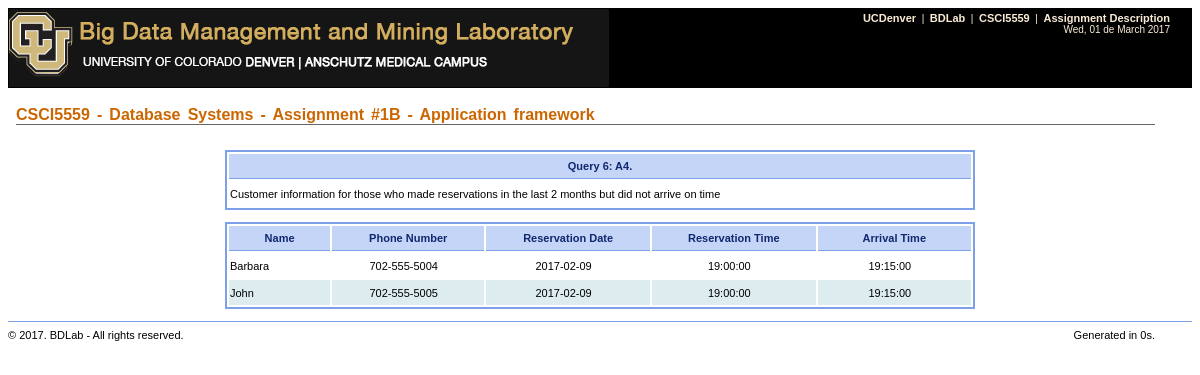
Screenshot of /query.php?queryId=6 with the database file from the repository.
### tables this page shows
CREATE TABLE Reservation (
	reservationDateTime TIMESTAMP,
	reservationId INTEGER,
	phone VARCHAR(20),
	address VARCHAR(250),
	tableNumber INTEGER,
	arrivalTime TIME,

	PRIMARY KEY (reservationId),
	FOREIGN KEY (phone)
		REFERENCES Customer(phone),
	FOREIGN KEY (address, tableNumber)
		REFERENCES DinnerTable(address, tableNumber)
);

CREATE TABLE Customer (
	name VARCHAR(150),
	phone VARCHAR(20),

	PRIMARY KEY (phone)
);

### query.php (the view, shortened to what this page needs)
<html>
<head>
	<link href="./styles.css"	 	rel="stylesheet" type="text/css">
</head>
<body>
	<?php include ('./header.php'); ?>
	<table width="100%" border="0" cellspacing="0" cellpadding="0">
		<tr>
			<td>
				<table height="50px" width="99%" border="0" cellpadding="3" cellspacing="5">
				<tr>
					<td style='width:100%; text-align:left;'> <h1>CSCI5559 - Database Systems - Assignment #1B - Application framework</h1></td>
				</tr>
				</table>
			<br>
			</td>
		</tr>
	</table>
<?php
include("./dbConnection.php");
if (isset($_GET["queryId"])	)	{ $QUERY_ID = intval($_GET["queryId"]); 	 }		else {	$QUERY_ID =-1;	}
switch ($QUERY_ID) {
	case 6:
		$tr_id=0; $tr_class='class="bckMngrtrOdd"';
		echo "<table  style='margin: auto;width:750px;' class='disponibilidad'>
				<tr class='bckMngr'><th class='bckMngr'>Query 6: A4.</th></tr>
				<tr class='bckMngr'><td class='bckMngr'>Customer information for those who made reservations in the last 2 months but did not
					arrive on time</td></tr>
			  </table><br>";
		try {
			$queryText = "SELECT Customer.name, Customer.phone, DATE(reservationDateTime) AS rd, TIME(reservationDateTime) AS rt, arrivalTime
				FROM dba.Reservation, dba.Customer
				WHERE Reservation.phone=Customer.phone
					AND Reservation.reservationDateTime>DATE_ADD(NOW(), INTERVAL -2 MONTH)
					AND Reservation.arrivalTime>TIME(Reservation.reservationDateTime);";
			$resultSet = $mysql->prepare($queryText);
			$resultSet->execute(array());
			echo "<table  style='margin: auto;width:750px;' class='disponibilidad'>";
			echo '<thead>' ;
			echo 	'<tr class="bckMngr">';
			echo 	'<th class="bckMngr" style="width:150px;">Name</th>';
			echo 	'<th class="bckMngr" style="width:260px;">Phone Number</th>';
			echo 	'<th class="bckMngr" style="width:260px;">Reservation Date</th>';
			echo 	'<th class="bckMngr" style="width:260px;">Reservation Time</th>';
			echo 	'<th class="bckMngr" style="width:260px;">Arrival Time</th>';
			echo '</thead>';
			echo "<tbody>";
			while($row  = $resultSet->fetch(PDO::FETCH_ASSOC)){
				if ($tr_id == 0){$tr_class='class="bckMngrtrEven"'; $tr_id=1;} 		else {$tr_class='class="bckMngrtrOdd"' ; $tr_id=0;}
				echo '<tr '.$tr_class.'>';
					echo '<td class="bckMngr" style="text-align:left;width:150px;">'.$row['name'].'</td>';
					echo '<td class="bckMngr" style="text-align:center;width:150px;">'.$row['phone'].'</td>';
					echo '<td class="bckMngr" style="text-align:center;width:150px;">'.$row['rd'].'</td>';
					echo '<td class="bckMngr" style="text-align:center;width:150px;">'.$row['rt'].'</td>';
					echo '<td class="bckMngr" style="text-align:center;width:150px;">'.$row['arrivalTime'].'</td>';
				echo '</tr>';
			}
			echo "</tbody>";
			echo "</table>";
		}
		catch (PDOException $e){
			reportErrorAndDie($e->getCode(), "SQL Exception:". $e->getMessage() );
		}
	break;
}
echo "<br>";
include ("./copyright.php");
?>
</body>
</html>

### styles.css (style rules this page uses)
th { font-family: Verdana, Arial, Helvetica, sans-serif; font-size: 11px; font-weight: bold; background-color: #C5D5F7; text-align: left; color: #10286F; padding:3px; border-bottom:1px solid #7EA0E9; }
h1 { font-family: Arial, Helvetica, sans-serif; font-size: 16px; color: #CC6600; font-weight: bold; border-bottom: 1px solid #666666; word-spacing: 2pt; margin: 0px; margin-top:2px; padding: 3px 0px 0px 0px; }
td { font: 11px Verdana, Arial, Helvetica, sans-serif; color: #000000; }
body { font: 11px Verdana, Arial, Helvetica, sans-serif; }
th, td { height:25px; }
th { font-family: Verdana, Arial, Helvetica, sans-serif; font-size: 11px; font-weight: bold; background-color: #C5D5F7; text-align: left; color: #10286F; padding:5px; border-bottom:1px solid #7EA0E9; }
tr.bckMngrtrEven { background-color: #FFFFFF; }
tr.bckMngrtrOdd { background-color: #DDECEF; }
table.disponibilidad { border-top:2px solid #7EA0E9; border-left:2px solid #7EA0E9; border-right:2px solid #7EA0E9; border-bottom:2px solid #7EA0E9; }
td { font: 11px Verdana, Arial, Helvetica, sans-serif; color: #000000; padding-right:10px; }
th { text-align:center; }

### rows the page displays
reservation: phone.name "Barbara", phone.phone "702-555-5004", rd "2017-02-09", rt "19:00:00", arrivalTime "19:15:00"
reservation: phone.name "John", phone.phone "702-555-5005", rd "2017-02-09", rt "19:00:00", arrivalTime "19:15:00"

### other values shown
$METRICS["END_TIME"] - $METRICS["START_TIME"] "0"
